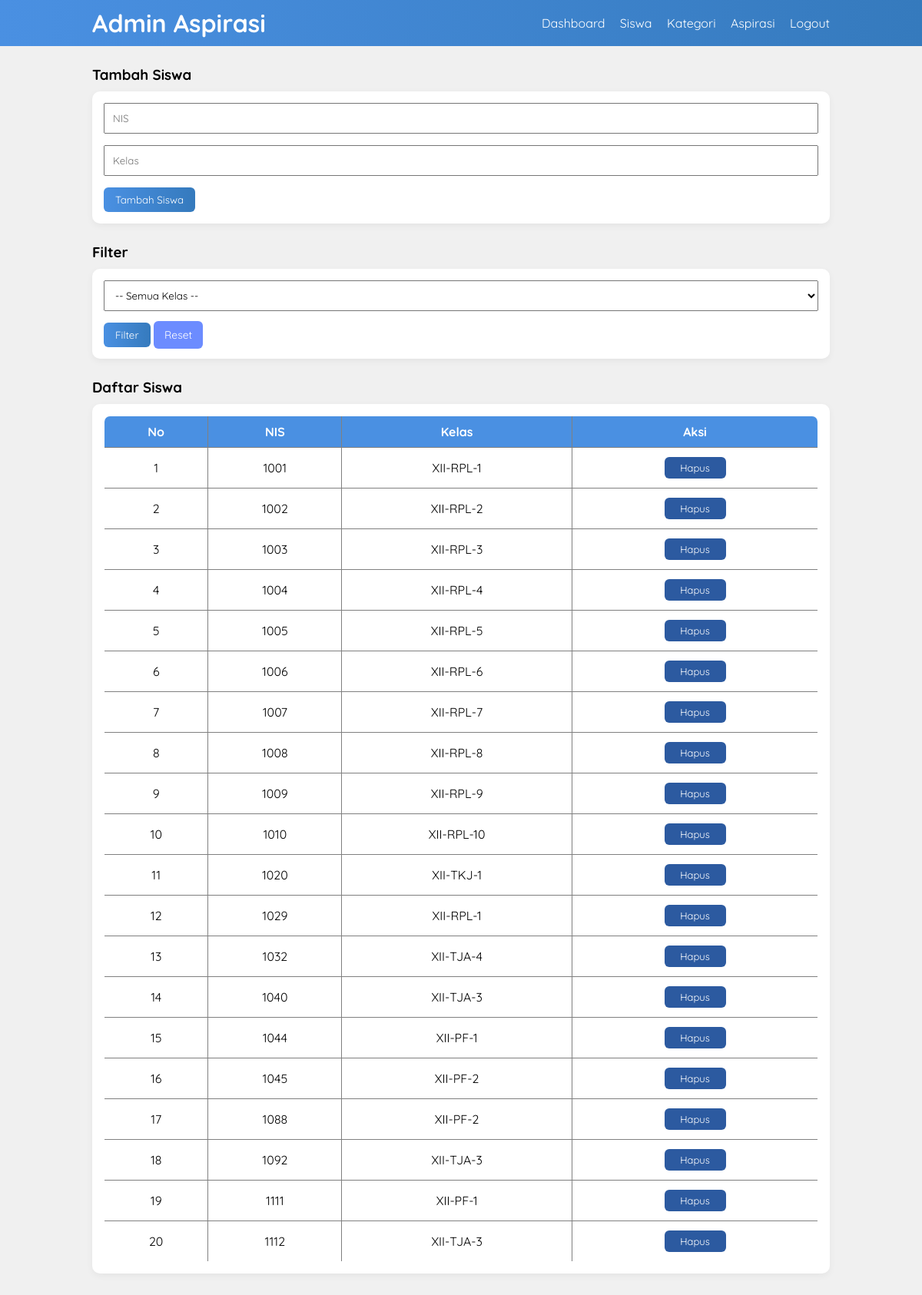
The page /Aspirasi-Siswa/siswa-admin.php (signed in) on the database its author committed.
### tables this page shows
CREATE TABLE `tb_siswa` (
  `nis` int(11) NOT NULL,
  `kelas` varchar(30) DEFAULT NULL
);

### Aspirasi-Siswa/siswa-admin.php (the view, shortened to what this page needs)
<?php
include 'db.php';
$where = "";
?>
<!DOCTYPE html>
<html>
<head>
    <link rel="stylesheet" href="css/style.css">
</head>
<body>
    <header>
        <div class="container">
            <h1>Admin Aspirasi</h1>
            <ul>
                <li><a href="dashboard-admin.php">Dashboard</a></li>
                <li><a href="siswa-admin.php">Siswa</a></li>
                <li><a href="kategori-admin.php">Kategori</a></li>
                <li><a href="aspirasi-admin.php">Aspirasi</a></li>
                <li><a href="logout.php">Logout</a></li>
            </ul>
        </div>
    </header>
    <div class="section">
        <div class="container">
            <h3>Tambah Siswa</h3>
            <div class="box">
                <form method="POST">
                    <input type="number" name="nis" placeholder="NIS" class="input-control" required>
                    <input type="text" name="kelas" placeholder="Kelas" class="input-control" required>
                    <input type="submit" name="tambah" value="Tambah Siswa" class="btn">
                </form>
            </div>
            <h3>Filter</h3>
            <div class="box">
                <form method="GET">
                    <select name="kelas" class="input-control">
                        <option value="">-- Semua Kelas --</option>
                    </select>
                    <input type="submit" value="Filter" class="btn">
                    <a href="siswa-admin.php" class="btn-reset">Reset</a>
                </form>
            </div>
            <h3>Daftar Siswa</h3>
            <div class="box">
                <table border="1" class="table-center">
                    <tr>
                        <th>No</th>
                        <th>NIS</th>
                        <th>Kelas</th>
                        <th>Aksi</th>
                    </tr>
                    <?php
                    $q = mysqli_query($conn, "SELECT * FROM tb_siswa WHERE 1=1 $where");
                        $no = 1;
                        while ($r = mysqli_fetch_array($q)) {
                    ?>
                        <tr>
                            <td><?= $no++ ?></td>
                            <td><?= $r['nis'] ?></td>
                            <td><?= $r['kelas'] ?></td>
                            <td>
                                <a href="?hapus=<?= $r['nis'] ?>"
                                    onclick="return confirm('Yakin hapus siswa?') && confirm('PERINGATAN! Semua aspirasi dari siswa ini akan ikut terhapus!')"
                                    class="btn-aksi btn-hapus">Hapus</a>
                            </td>
                        </tr>
                    <?php } ?>
                </table>
            </div>
        </div>
    </div>
</body>
</html>

### Aspirasi-Siswa/css/style.css (style rules this page uses)
* { padding: 0; margin: 0; font-family: 'Quicksand', sans-serif; }
body { background-color: #f0f0f0; }
a { color: inherit; text-decoration: none; }
.input-control { width: 100%; padding: 10px; margin-bottom: 15px; box-sizing: border-box; }
.btn { padding: 8px 15px; background: linear-gradient(90deg, #4A90E2, #357ABD); color: #fff; border: none; cursor: pointer; border-radius: 6px; transition: 0.3s; }
.btn-reset { padding: 9px 14px; background-color: #6c8cff; color: #fff; font-size: 14px; border-radius: 6px; transition: 0.3s; }
.btn-hapus { background-color: #2C5AA0; }
.btn-aksi { display: inline-block; color: #fff; width: 80px; text-align: center; padding: 6px 0; font-size: 13px; border-radius: 6px; transition: 0.3s; }
header { background: linear-gradient(90deg, #4A90E2, #357ABD); color: #fff; }
header h1 { float: left; padding: 10px 0; }
header ul { float: right; }
header ul li { display: inline-block; }
header ul li a { padding: 20px 0 20px 15px; display: inline-block; color: #fff; }
.container { width: 80%; margin: 0 auto; }
.container::after { content: ''; display: block; clear: both; }
.section { padding: 25px 0; }
.box { background-color: #fff; padding: 15px; margin: 10px 0 25px 0; border-radius: 10px; box-shadow: 0 3px 10px rgba(0,0,0,0.05); }
table { width: 100%; border-collapse: collapse; border-radius: 8px; overflow: hidden; }
table th { background-color: #4A90E2; color: #fff; padding: 10px; }
table td { padding: 12px 10px; }
.table-center th, .table-center td { text-align: center; }

### rows shown on the page
tb_siswa: nis "1001", kelas "XII-RPL-1"
tb_siswa: nis "1002", kelas "XII-RPL-2"
tb_siswa: nis "1003", kelas "XII-RPL-3"
tb_siswa: nis "1004", kelas "XII-RPL-4"
tb_siswa: nis "1005", kelas "XII-RPL-5"
tb_siswa: nis "1006", kelas "XII-RPL-6"
tb_siswa: nis "1007", kelas "XII-RPL-7"
tb_siswa: nis "1008", kelas "XII-RPL-8"
tb_siswa: nis "1009", kelas "XII-RPL-9"
tb_siswa: nis "1010", kelas "XII-RPL-10"
tb_siswa: nis "1020", kelas "XII-TKJ-1"
tb_siswa: nis "1029", kelas "XII-RPL-1"
tb_siswa: nis "1032", kelas "XII-TJA-4"
tb_siswa: nis "1040", kelas "XII-TJA-3"
tb_siswa: nis "1044", kelas "XII-PF-1"
tb_siswa: nis "1045", kelas "XII-PF-2"
tb_siswa: nis "1088", kelas "XII-PF-2"
tb_siswa: nis "1092", kelas "XII-TJA-3"
tb_siswa: nis "1111", kelas "XII-PF-1"
tb_siswa: nis "1112", kelas "XII-TJA-3"
